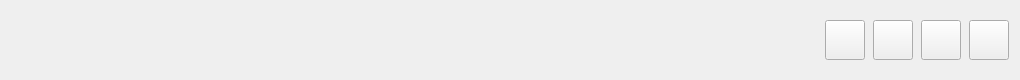
     <widget class="QWidget" name="sytMainTitleWidget" native="true">
      <property name="sizePolicy">
       <sizepolicy hsizetype="Preferred" vsizetype="Maximum">
        <horstretch>0</horstretch>
        <verstretch>0</verstretch>
       </sizepolicy>
      </property>
      <property name="minimumSize">
       <size>
        <width>0</width>
        <height>80</height>
       </size>
      </property>
      <property name="maximumSize">
       <size>
        <width>16777215</width>
        <height>50</height>
       </size>
      </property>
      <layout class="QHBoxLayout" name="horizontalLayout_2">
       <item>
        <widget class="QLabel" name="sytLogoLabel">
         <property name="sizePolicy">
          <sizepolicy hsizetype="Preferred" vsizetype="Preferred">
           <horstretch>0</horstretch>
           <verstretch>0</verstretch>
          </sizepolicy>
         </property>
         <property name="minimumSize">
          <size>
           <width>180</width>
           <height>60</height>
          </size>
         </property>
         <property name="maximumSize">
          <size>
           <width>138</width>
           <height>16777215</height>
          </size>
         </property>
         <property name="layoutDirection">
          <enum>Qt::LeftToRight</enum>
         </property>
         <property name="text">
          <string/>
         </property>
         <property name="alignment">
          <set>Qt::AlignCenter</set>
         </property>
        </widget>
       </item>
       <item>
        <spacer name="horizontalSpacer">
         <property name="orientation">
          <enum>Qt::Horizontal</enum>
         </property>
         <property name="sizeType">
          <enum>QSizePolicy::Expanding</enum>
         </property>
         <property name="sizeHint" stdset="0">
          <size>
           <width>314</width>
           <height>17</height>
          </size>
         </property>
        </spacer>
       </item>
       <item>
        <spacer name="horizontalSpacer_2">
         <property name="orientation">
          <enum>Qt::Horizontal</enum>
         </property>
         <property name="sizeType">
          <enum>QSizePolicy::Expanding</enum>
         </property>
         <property name="sizeHint" stdset="0">
          <size>
           <width>314</width>
           <height>17</height>
          </size>
         </property>
        </spacer>
       </item>
       <item>
        <layout class="QHBoxLayout" name="horizontalLayout_5">
         <property name="spacing">
          <number>8</number>
         </property>
         <item>
          <widget class="WinMenuButton" name="menu_btn">
           <property name="minimumSize">
            <size>
             <width>40</width>
             <height>40</height>
            </size>
           </property>
           <property name="maximumSize">
            <size>
             <width>40</width>
             <height>40</height>
            </size>
           </property>
           <property name="text">
            <string/>
           </property>
          </widget>
         </item>
         <item>
          <widget class="WinMinButton" name="min_btn">
           <property name="minimumSize">
            <size>
             <width>40</width>
             <height>40</height>
            </size>
           </property>
           <property name="maximumSize">
            <size>
             <width>40</width>
             <height>40</height>
            </size>
           </property>
           <property name="text">
            <string/>
           </property>
          </widget>
         </item>
         <item>
          <widget class="WinMaxButton" name="max_btn">
           <property name="minimumSize">
            <size>
             <width>40</width>
             <height>40</height>
            </size>
           </property>
           <property name="maximumSize">
            <size>
             <width>40</width>
             <height>40</height>
            </size>
           </property>
           <property name="text">
            <string/>
           </property>
          </widget>
         </item>
         <item>
          <widget class="WinCloseButton" name="close_btn">
           <property name="minimumSize">
            <size>
             <width>40</width>
             <height>40</height>
            </size>
           </property>
           <property name="maximumSize">
            <size>
             <width>40</width>
             <height>40</height>
            </size>
           </property>
           <property name="text">
            <string/>
           </property>
          </widget>
         </item>
        </layout>
       </item>
      </layout>
     </widget>
